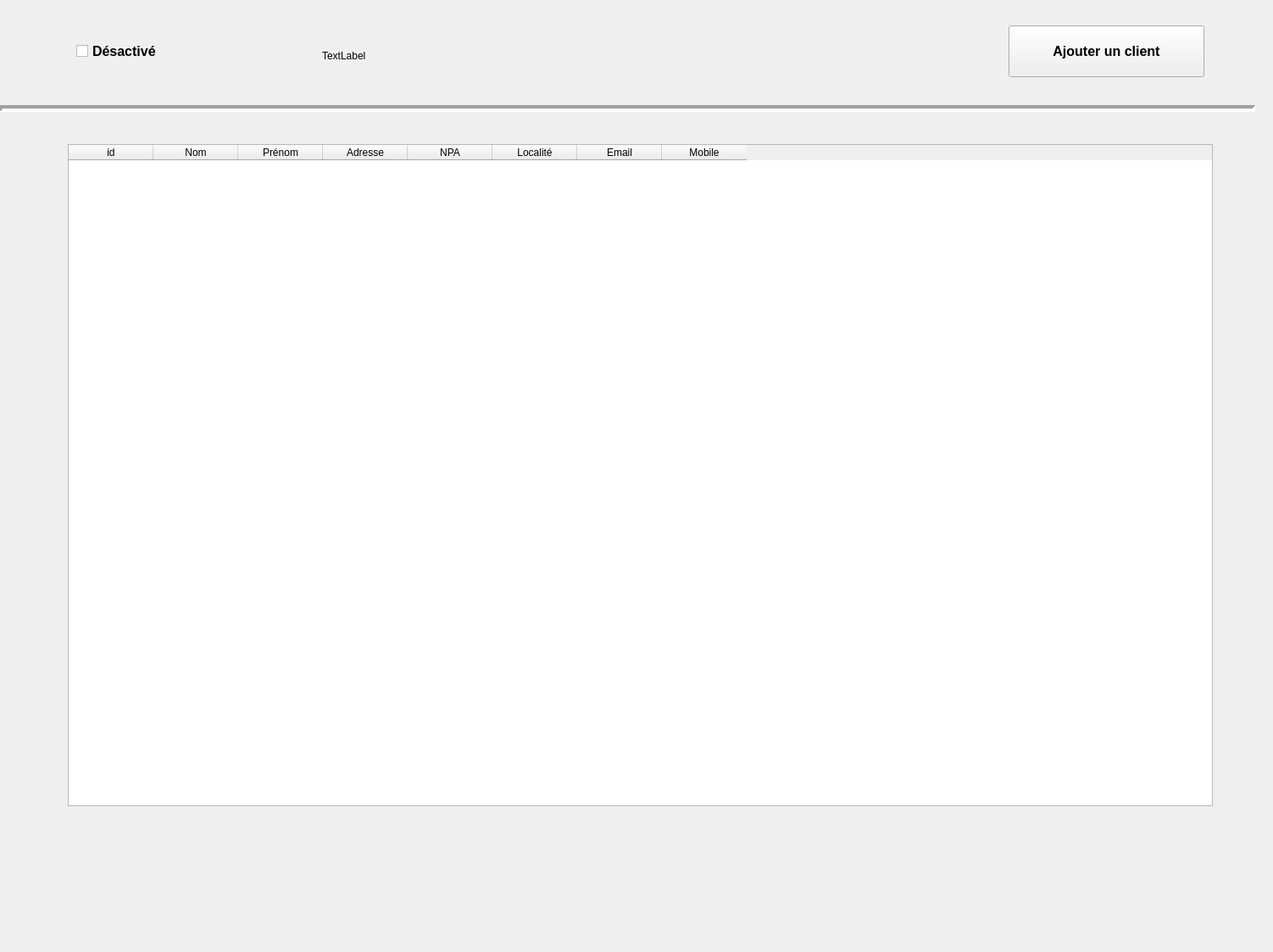
<?xml version="1.0" encoding="UTF-8"?>
<ui version="4.0">
 <class>Customers</class>
 <widget class="QMainWindow" name="Customers">
  <property name="geometry">
   <rect>
    <x>0</x>
    <y>0</y>
    <width>1502</width>
    <height>1123</height>
   </rect>
  </property>
  <property name="windowTitle">
   <string>Customers</string>
  </property>
  <widget class="QWidget" name="centralwidget">
   <widget class="QCheckBox" name="checkBox">
    <property name="geometry">
     <rect>
      <x>90</x>
      <y>40</y>
      <width>161</width>
      <height>41</height>
     </rect>
    </property>
    <property name="font">
     <font>
      <pointsize>12</pointsize>
      <weight>75</weight>
      <bold>true</bold>
     </font>
    </property>
    <property name="text">
     <string>Désactivé</string>
    </property>
    <property name="iconSize">
     <size>
      <width>20</width>
      <height>20</height>
     </size>
    </property>
   </widget>
   <widget class="QPushButton" name="btnaddclient">
    <property name="geometry">
     <rect>
      <x>1190</x>
      <y>30</y>
      <width>231</width>
      <height>61</height>
     </rect>
    </property>
    <property name="font">
     <font>
      <pointsize>12</pointsize>
      <weight>75</weight>
      <bold>true</bold>
     </font>
    </property>
    <property name="text">
     <string>Ajouter un client</string>
    </property>
   </widget>
   <widget class="Line" name="line">
    <property name="geometry">
     <rect>
      <x>0</x>
      <y>120</y>
      <width>1481</width>
      <height>16</height>
     </rect>
    </property>
    <property name="lineWidth">
     <number>4</number>
    </property>
    <property name="orientation">
     <enum>Qt::Horizontal</enum>
    </property>
   </widget>
   <widget class="QTableWidget" name="tableCustomers">
    <property name="geometry">
     <rect>
      <x>80</x>
      <y>170</y>
      <width>1351</width>
      <height>781</height>
     </rect>
    </property>
    <column>
     <property name="text">
      <string>id</string>
     </property>
    </column>
    <column>
     <property name="text">
      <string>Nom</string>
     </property>
    </column>
    <column>
     <property name="text">
      <string>Prénom</string>
     </property>
    </column>
    <column>
     <property name="text">
      <string>Adresse</string>
     </property>
    </column>
    <column>
     <property name="text">
      <string>NPA</string>
     </property>
    </column>
    <column>
     <property name="text">
      <string>Localité</string>
     </property>
    </column>
    <column>
     <property name="text">
      <string>Email</string>
     </property>
    </column>
    <column>
     <property name="text">
      <string>Mobile</string>
     </property>
    </column>
   </widget>
   <widget class="QLabel" name="LblMsgConfirmation">
    <property name="geometry">
     <rect>
      <x>380</x>
      <y>40</y>
      <width>461</width>
      <height>51</height>
     </rect>
    </property>
    <property name="text">
     <string>TextLabel</string>
    </property>
   </widget>
  </widget>
 </widget>
 <resources/>
 <connections/>
</ui>
